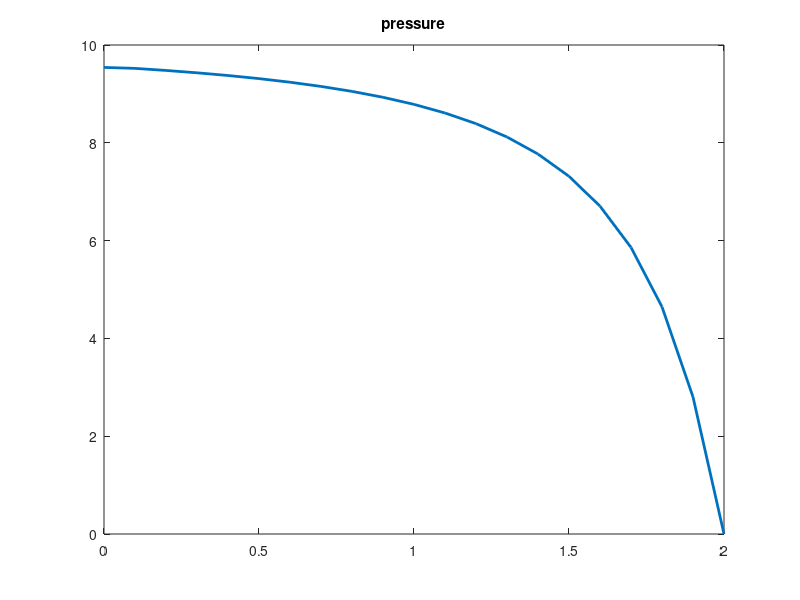
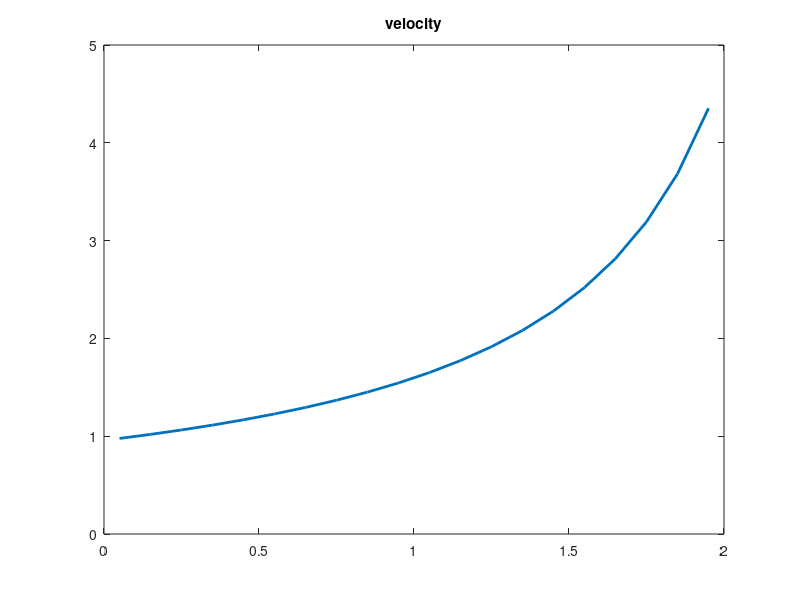

Recreate these plots in MATLAB, in order.
close all
clear
clc

%% Data

L=2;       %[m]
rho=1;     %[kg/m^3]
A_in=0.5;  %[m^2]
A_out=0.1; %[m^2]
p_0=10;    %[Pa]
p_out=0;   %[Pa]  NB: pressure is relative

%% Grid
N=21;
n=N-1;
x_p=linspace(0,L,N);
x_u=linspace(x_p(2)/2,L-x_p(2)/2,n);
x_p=x_p';
x_u=x_u';


A_p=zeros(N,1);
A_u=zeros(n,1);
A=@(x) A_in+(A_out- A_in)/L.*x;
A_p=A(x_p);
A_u=A(x_u);

%% Initialize velocity and pressure
u_old=zeros(n,1);
p=zeros(N,1);

m=1;   %[kg/s]   initial guess for mass flow rate
u_old=m./(rho*A_u);
p=p_0-(p_0-p_out).*x_p/L;

%% solve the problem
alpha_p=0.1;   % under-relaxation coefficient-> to be tuned
alpha_u=0.1;   % under-relaxation coefficient-> to be tuned
it=0;
toll_u=1e-6;
toll_p=1e-6;
it_max=1000;
r_u=10;
r_p=10;

while ((r_u>toll_u && r_p>toll_p) && (it<it_max))  % controllare sta condizione 

    % Solve system Mu*u=b
    M_u=zeros(n);
    b_u=zeros(n,1);

    for i=2:n-1
        M_u(i,i)=rho*(u_old(i)+u_old(i+1))/2*A_p(i+1);
        M_u(i,i-1)=-rho*(u_old(i-1)+u_old(i))/2*A_p(i);
        b_u(i)=(p(i)-p(i+1))*A_u(i);
    end

    %CV1
    F_a=rho*u_old(1)*A_u(1);
    F_b=rho*(u_old(1)+u_old(2))/2*A_p(2);
    M_u(1,1)=F_b+F_a/2*(A_u(1)/A_p(1))^2;
    b_u(1)=(p_0-p(2))*A_u(1)+F_a*A_u(1)/A_p(1)*u_old(1);

    %CVn
    M_u(n,n)=rho*u_old(n)*A_u(n);
    M_u(n,n-1)=-rho*(u_old(n-1)+u_old(n))/2*A_p(N-1);
    b_u(n)=(p(N-1)-p(N))*A_u(n);

    u=M_u\b_u;


    % Solve system Mp*p'=b
    M_p=zeros(N);
    b_p=zeros(N,1);
    d_u=zeros(n,1);

    for i=1:n
        d_u(i)=A_u(i)/M_u(i,i);
    end

    for i=2:N-1
        a_W=rho*d_u(i-1)*A_u(i-1);
        a_E=rho*d_u(i)*A_u(i);
        M_p(i,i)=a_W+a_E;
        M_p(i,i-1)=-a_W;
        M_p(i,i+1)=-a_E;
        b_p(i)=rho*(A_u(i-1)*u(i-1)-A_u(i)*u(i));
    end

    %CV1
    M_p(1,1)=1;
    b_p(1)=0;

    %CVN
    M_p(N,N)=1;
    b_p(N)=0;

    p_first=M_p\b_p;

    % correct pressure and velocity
    u_calc=zeros(n,1);
    p_calc=zeros(N,1);
    for i=1:n
        u_calc(i)=u(i)+d_u(i)*(p_first(i)-p_first(i+1));
        if i>1
            p_calc(i)=p(i)+p_first(i);
        else
            p_calc(1)=p_0-rho/2*(u_calc(1)*A_u(1)/A_p(1))^2;
        end
    end

    %calculate relative residuals

    r_u=norm(M_u*u_calc-b_u)/norm(diag(M_u).*u_calc);
    r_p=norm(b_p);

    %update the values
    u_new=alpha_u*u_calc+(1-alpha_u)*u_old;
    p_new=alpha_p*p_calc+(1-alpha_p)*p;

    u_old=u_new;
    p=p_new;

    it=it+1;

end


%% plot

figure
plot(x_p,p_new,'Linewidth',2)
title('pressure')

figure
plot(x_u,u_new,'Linewidth',2)
title('velocity')


%% Exact solution
